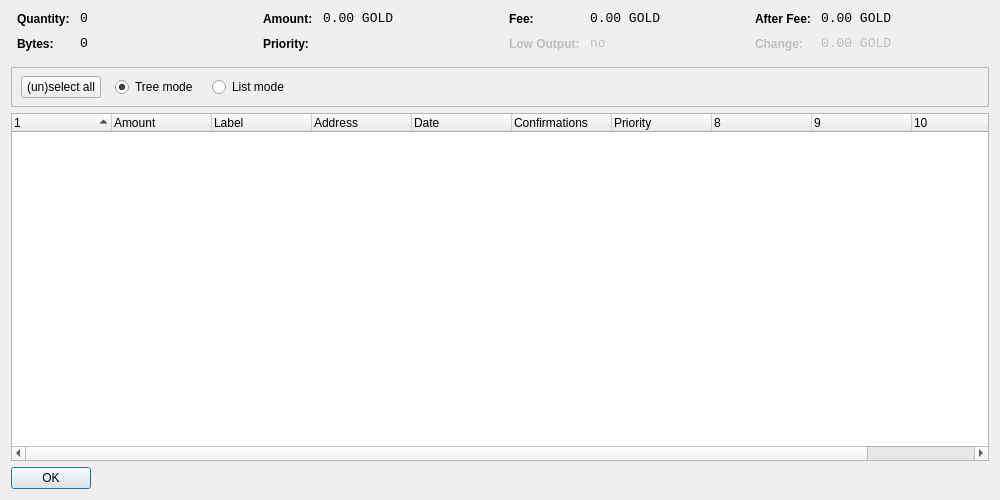
<?xml version="1.0" encoding="UTF-8"?>
<ui version="4.0">
 <class>CoinControlDialog</class>
 <widget class="QDialog" name="CoinControlDialog">
  <property name="geometry">
   <rect>
    <x>0</x>
    <y>0</y>
    <width>1000</width>
    <height>500</height>
   </rect>
  </property>
  <property name="windowTitle">
   <string>Coin Control</string>
  </property>
  <layout class="QVBoxLayout" name="verticalLayout">
   <item>
    <layout class="QHBoxLayout" name="horizontalLayoutTop" stretch="0,0,0,0">
     <property name="topMargin">
      <number>0</number>
     </property>
     <property name="bottomMargin">
      <number>10</number>
     </property>
     <item>
      <layout class="QFormLayout" name="formLayoutCoinControl1">
       <property name="horizontalSpacing">
        <number>10</number>
       </property>
       <property name="verticalSpacing">
        <number>10</number>
       </property>
       <property name="leftMargin">
        <number>6</number>
       </property>
       <property name="rightMargin">
        <number>6</number>
       </property>
       <item row="0" column="0">
        <widget class="QLabel" name="labelCoinControlQuantityText">
         <property name="styleSheet">
          <string notr="true">font-weight:bold;</string>
         </property>
         <property name="text">
          <string>Quantity:</string>
         </property>
        </widget>
       </item>
       <item row="0" column="1">
        <widget class="QLabel" name="labelCoinControlQuantity">
         <property name="font">
          <font>
           <family>Monospace</family>
           <pointsize>10</pointsize>
          </font>
         </property>
         <property name="cursor">
          <cursorShape>IBeamCursor</cursorShape>
         </property>
         <property name="contextMenuPolicy">
          <enum>Qt::ActionsContextMenu</enum>
         </property>
         <property name="text">
          <string>0</string>
         </property>
         <property name="textInteractionFlags">
          <set>Qt::LinksAccessibleByMouse|Qt::TextSelectableByKeyboard|Qt::TextSelectableByMouse</set>
         </property>
        </widget>
       </item>
       <item row="1" column="0">
        <widget class="QLabel" name="labelCoinControlBytesText">
         <property name="styleSheet">
          <string notr="true">font-weight:bold;</string>
         </property>
         <property name="text">
          <string>Bytes:</string>
         </property>
        </widget>
       </item>
       <item row="1" column="1">
        <widget class="QLabel" name="labelCoinControlBytes">
         <property name="font">
          <font>
           <family>Monospace</family>
           <pointsize>10</pointsize>
          </font>
         </property>
         <property name="cursor">
          <cursorShape>IBeamCursor</cursorShape>
         </property>
         <property name="contextMenuPolicy">
          <enum>Qt::ActionsContextMenu</enum>
         </property>
         <property name="text">
          <string>0</string>
         </property>
         <property name="textInteractionFlags">
          <set>Qt::LinksAccessibleByMouse|Qt::TextSelectableByKeyboard|Qt::TextSelectableByMouse</set>
         </property>
        </widget>
       </item>
      </layout>
     </item>
     <item>
      <layout class="QFormLayout" name="formLayoutCoinControl2">
       <property name="horizontalSpacing">
        <number>10</number>
       </property>
       <property name="verticalSpacing">
        <number>10</number>
       </property>
       <property name="leftMargin">
        <number>6</number>
       </property>
       <property name="rightMargin">
        <number>6</number>
       </property>
       <item row="0" column="0">
        <widget class="QLabel" name="labelCoinControlAmountText">
         <property name="styleSheet">
          <string notr="true">font-weight:bold;</string>
         </property>
         <property name="text">
          <string>Amount:</string>
         </property>
        </widget>
       </item>
       <item row="0" column="1">
        <widget class="QLabel" name="labelCoinControlAmount">
         <property name="font">
          <font>
           <family>Monospace</family>
           <pointsize>10</pointsize>
          </font>
         </property>
         <property name="cursor">
          <cursorShape>IBeamCursor</cursorShape>
         </property>
         <property name="contextMenuPolicy">
          <enum>Qt::ActionsContextMenu</enum>
         </property>
         <property name="text">
          <string>0.00 GOLD</string>
         </property>
         <property name="textInteractionFlags">
          <set>Qt::LinksAccessibleByMouse|Qt::TextSelectableByKeyboard|Qt::TextSelectableByMouse</set>
         </property>
        </widget>
       </item>
       <item row="1" column="0">
        <widget class="QLabel" name="labelCoinControlPriorityText">
         <property name="styleSheet">
          <string notr="true">font-weight:bold;</string>
         </property>
         <property name="text">
          <string>Priority:</string>
         </property>
        </widget>
       </item>
       <item row="1" column="1">
        <widget class="QLabel" name="labelCoinControlPriority">
         <property name="font">
          <font>
           <family>Monospace</family>
           <pointsize>10</pointsize>
          </font>
         </property>
         <property name="cursor">
          <cursorShape>IBeamCursor</cursorShape>
         </property>
         <property name="contextMenuPolicy">
          <enum>Qt::ActionsContextMenu</enum>
         </property>
         <property name="text">
          <string/>
         </property>
         <property name="textInteractionFlags">
          <set>Qt::LinksAccessibleByMouse|Qt::TextSelectableByKeyboard|Qt::TextSelectableByMouse</set>
         </property>
        </widget>
       </item>
      </layout>
     </item>
     <item>
      <layout class="QFormLayout" name="formLayoutCoinControl3">
       <property name="horizontalSpacing">
        <number>10</number>
       </property>
       <property name="verticalSpacing">
        <number>10</number>
       </property>
       <property name="leftMargin">
        <number>6</number>
       </property>
       <property name="rightMargin">
        <number>6</number>
       </property>
       <item row="0" column="0">
        <widget class="QLabel" name="labelCoinControlFeeText">
         <property name="styleSheet">
          <string notr="true">font-weight:bold;</string>
         </property>
         <property name="text">
          <string>Fee:</string>
         </property>
        </widget>
       </item>
       <item row="0" column="1">
        <widget class="QLabel" name="labelCoinControlFee">
         <property name="font">
          <font>
           <family>Monospace</family>
           <pointsize>10</pointsize>
          </font>
         </property>
         <property name="cursor">
          <cursorShape>IBeamCursor</cursorShape>
         </property>
         <property name="contextMenuPolicy">
          <enum>Qt::ActionsContextMenu</enum>
         </property>
         <property name="text">
          <string>0.00 GOLD</string>
         </property>
         <property name="textInteractionFlags">
          <set>Qt::LinksAccessibleByMouse|Qt::TextSelectableByKeyboard|Qt::TextSelectableByMouse</set>
         </property>
        </widget>
       </item>
       <item row="1" column="0">
        <widget class="QLabel" name="labelCoinControlLowOutputText">
         <property name="enabled">
          <bool>false</bool>
         </property>
         <property name="styleSheet">
          <string notr="true">font-weight:bold;</string>
         </property>
         <property name="text">
          <string>Low Output:</string>
         </property>
        </widget>
       </item>
       <item row="1" column="1">
        <widget class="QLabel" name="labelCoinControlLowOutput">
         <property name="enabled">
          <bool>false</bool>
         </property>
         <property name="font">
          <font>
           <family>Monospace</family>
           <pointsize>10</pointsize>
          </font>
         </property>
         <property name="cursor">
          <cursorShape>IBeamCursor</cursorShape>
         </property>
         <property name="contextMenuPolicy">
          <enum>Qt::ActionsContextMenu</enum>
         </property>
         <property name="text">
          <string>no</string>
         </property>
         <property name="textInteractionFlags">
          <set>Qt::LinksAccessibleByMouse|Qt::TextSelectableByKeyboard|Qt::TextSelectableByMouse</set>
         </property>
        </widget>
       </item>
      </layout>
     </item>
     <item>
      <layout class="QFormLayout" name="formLayoutCoinControl4">
       <property name="horizontalSpacing">
        <number>10</number>
       </property>
       <property name="verticalSpacing">
        <number>10</number>
       </property>
       <property name="leftMargin">
        <number>6</number>
       </property>
       <property name="rightMargin">
        <number>6</number>
       </property>
       <item row="0" column="0">
        <widget class="QLabel" name="labelCoinControlAfterFeeText">
         <property name="styleSheet">
          <string notr="true">font-weight:bold;</string>
         </property>
         <property name="text">
          <string>After Fee:</string>
         </property>
        </widget>
       </item>
       <item row="0" column="1">
        <widget class="QLabel" name="labelCoinControlAfterFee">
         <property name="font">
          <font>
           <family>Monospace</family>
           <pointsize>10</pointsize>
          </font>
         </property>
         <property name="cursor">
          <cursorShape>IBeamCursor</cursorShape>
         </property>
         <property name="contextMenuPolicy">
          <enum>Qt::ActionsContextMenu</enum>
         </property>
         <property name="text">
          <string>0.00 GOLD</string>
         </property>
         <property name="textInteractionFlags">
          <set>Qt::LinksAccessibleByMouse|Qt::TextSelectableByKeyboard|Qt::TextSelectableByMouse</set>
         </property>
        </widget>
       </item>
       <item row="1" column="0">
        <widget class="QLabel" name="labelCoinControlChangeText">
         <property name="enabled">
          <bool>false</bool>
         </property>
         <property name="styleSheet">
          <string notr="true">font-weight:bold;</string>
         </property>
         <property name="text">
          <string>Change:</string>
         </property>
        </widget>
       </item>
       <item row="1" column="1">
        <widget class="QLabel" name="labelCoinControlChange">
         <property name="enabled">
          <bool>false</bool>
         </property>
         <property name="font">
          <font>
           <family>Monospace</family>
           <pointsize>10</pointsize>
          </font>
         </property>
         <property name="cursor">
          <cursorShape>IBeamCursor</cursorShape>
         </property>
         <property name="contextMenuPolicy">
          <enum>Qt::ActionsContextMenu</enum>
         </property>
         <property name="text">
          <string>0.00 GOLD</string>
         </property>
         <property name="textInteractionFlags">
          <set>Qt::LinksAccessibleByMouse|Qt::TextSelectableByKeyboard|Qt::TextSelectableByMouse</set>
         </property>
        </widget>
       </item>
      </layout>
     </item>
    </layout>
   </item>
   <item>
    <widget class="QFrame" name="frame">
     <property name="minimumSize">
      <size>
       <width>0</width>
       <height>40</height>
      </size>
     </property>
     <property name="frameShape">
      <enum>QFrame::StyledPanel</enum>
     </property>
     <property name="frameShadow">
      <enum>QFrame::Sunken</enum>
     </property>
     <widget class="QWidget" name="horizontalLayoutWidget">
      <property name="geometry">
       <rect>
        <x>10</x>
        <y>0</y>
        <width>781</width>
        <height>41</height>
       </rect>
      </property>
      <layout class="QHBoxLayout" name="horizontalLayoutPanel" stretch="0,0,0,0,0">
       <property name="spacing">
        <number>14</number>
       </property>
       <item>
        <widget class="QPushButton" name="pushButtonSelectAll">
         <property name="sizePolicy">
          <sizepolicy hsizetype="Maximum" vsizetype="Fixed">
           <horstretch>0</horstretch>
           <verstretch>0</verstretch>
          </sizepolicy>
         </property>
         <property name="text">
          <string>(un)select all</string>
         </property>
        </widget>
       </item>
       <item>
        <widget class="QRadioButton" name="radioTreeMode">
         <property name="sizePolicy">
          <sizepolicy hsizetype="Maximum" vsizetype="Fixed">
           <horstretch>0</horstretch>
           <verstretch>0</verstretch>
          </sizepolicy>
         </property>
         <property name="text">
          <string>Tree mode</string>
         </property>
         <property name="checked">
          <bool>true</bool>
         </property>
        </widget>
       </item>
       <item>
        <widget class="QRadioButton" name="radioListMode">
         <property name="sizePolicy">
          <sizepolicy hsizetype="Maximum" vsizetype="Fixed">
           <horstretch>0</horstretch>
           <verstretch>0</verstretch>
          </sizepolicy>
         </property>
         <property name="text">
          <string>List mode</string>
         </property>
        </widget>
       </item>
       <item>
        <spacer name="horizontalSpacer">
         <property name="orientation">
          <enum>Qt::Horizontal</enum>
         </property>
         <property name="sizeHint" stdset="0">
          <size>
           <width>40</width>
           <height>20</height>
          </size>
         </property>
        </spacer>
       </item>
      </layout>
     </widget>
    </widget>
   </item>
   <item>
    <widget class="CoinControlTreeWidget" name="treeWidget">
     <property name="contextMenuPolicy">
      <enum>Qt::CustomContextMenu</enum>
     </property>
     <property name="sortingEnabled">
      <bool>false</bool>
     </property>
     <property name="columnCount">
      <number>11</number>
     </property>
     <attribute name="headerShowSortIndicator" stdset="0">
      <bool>true</bool>
     </attribute>
     <attribute name="headerStretchLastSection">
      <bool>false</bool>
     </attribute>
     <column>
      <property name="text">
       <string/>
      </property>
     </column>
     <column>
      <property name="text">
       <string>Amount</string>
      </property>
     </column>
     <column>
      <property name="text">
       <string>Label</string>
      </property>
     </column>
     <column>
      <property name="text">
       <string>Address</string>
      </property>
     </column>
     <column>
      <property name="text">
       <string>Date</string>
      </property>
     </column>
     <column>
      <property name="text">
       <string>Confirmations</string>
      </property>
      <property name="toolTip">
       <string>Confirmed</string>
      </property>
     </column>
     <column>
      <property name="text">
       <string>Priority</string>
      </property>
     </column>
     <column>
      <property name="text">
       <string/>
      </property>
     </column>
     <column>
      <property name="text">
       <string/>
      </property>
     </column>
     <column>
      <property name="text">
       <string/>
      </property>
     </column>
     <column>
      <property name="text">
       <string/>
      </property>
     </column>
    </widget>
   </item>
   <item>
    <widget class="QDialogButtonBox" name="buttonBox">
     <property name="sizePolicy">
      <sizepolicy hsizetype="Maximum" vsizetype="Fixed">
       <horstretch>0</horstretch>
       <verstretch>0</verstretch>
      </sizepolicy>
     </property>
     <property name="orientation">
      <enum>Qt::Horizontal</enum>
     </property>
     <property name="standardButtons">
      <set>QDialogButtonBox::Ok</set>
     </property>
    </widget>
   </item>
  </layout>
 </widget>
 <customwidgets>
  <customwidget>
   <class>CoinControlTreeWidget</class>
   <extends>QTreeWidget</extends>
   <header>coincontroltreewidget.h</header>
  </customwidget>
 </customwidgets>
 <resources/>
 <connections/>
</ui>
